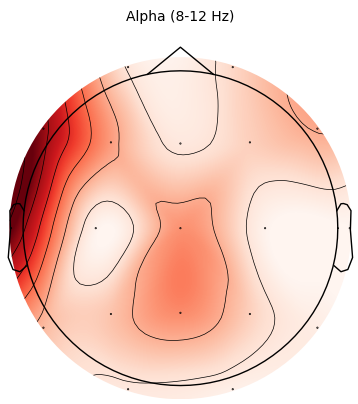
#> input picture report/images/topomap_alpha_colored.png, 358 x 404 px
$ python -i Topomap_analysis.py   (imports and definitions only)   (Python 2 division)
#> lines starting #> are read from the running program, lines starting #| are printed output that depends on the picture
import cv2.dnn
from skimage.util import img_as_float
from skimage.segmentation import active_contour, mark_boundaries
import cv2
import numpy as np
from scipy.cluster.vq import kmeans, vq
from skimage.transform import resize
from matplotlib import pyplot as plt


class Topomap_analysis:

    @staticmethod
    def __load_image(image_address):
        """
        Загружает изображение с помощью OpenCV.

        :param image_address (str): Путь к изображению.

        Возвращает: numpy.ndarray: Загруженное изображение в формате BGR. Возвращает None, если изображение не найдено.
        """
        image = cv2.imread(image_address)

        if image is None:
            print("Ошибка: Не удалось загрузить изображение")
        return image

    @staticmethod
    def __crop_topomap_image(image):
        """
        Обрезает изображение, оставляя только область, содержащую топографическую карту.

        :param image (numpy.ndarray): Входное изображение (grayscale).

        Возвращает numpy.ndarray: Обрезанное изображение.
        """

        # Инициализация границ топографической карты (значения подобраны так, чтобы уменьшить график только до рабочей области)
        Y_MAX, X_MAX = 440, 470
        Y_MIN, X_MIN = 60, 110

        # Обрезка изображения
        return image[Y_MIN:Y_MAX, X_MIN:X_MAX]

    @staticmethod
    def show_inactive_area(image_addr):
        """
        Вычисляет и отображает площадь неактивной (темной) области на топографической карте.

        :param image_addr : Путь к изображению топографической карты.
        """

        # Обрезание картинки, чтобы оптимизировать предобработку
        img = Topomap_analysis.__load_image(image_addr)

        gray_img = cv2.cvtColor(img, cv2.COLOR_BGR2GRAY)

        cropped_image = Topomap_analysis.__crop_topomap_image(gray_img)

        # Создание маски для того, чтобы убрать белый фон
        _, threshold_mask = cv2.threshold(cropped_image, 254, 255, cv2.THRESH_BINARY_INV)

        thresholded_img = cropped_image.copy()

        # Наложение маски на изображение
        thresholded_img[threshold_mask == 0] = 0

        _, thresholded_img = cv2.threshold(thresholded_img, 235, 255, cv2.THRESH_BINARY)

        # Нахождение контура
        contours, hierarchy = cv2.findContours(thresholded_img, cv2.RETR_EXTERNAL, cv2.CHAIN_APPROX_SIMPLE)

        largest_contour = max(contours, key=cv2.contourArea)

        # Вычисление площади
        area = cv2.contourArea(largest_contour)
        print(f"Площадь неактивной области: {area} пикселей")

        # Рисование контура на изображении
        img_with_contour = cv2.cvtColor(thresholded_img, cv2.COLOR_GRAY2BGR)
        cv2.drawContours(img_with_contour, [largest_contour], -1, (0, 255, 0), 1)

        cv2.imshow("Контур", img_with_contour)
        cv2.waitKey(0)

        # return area

>>> import cv2
>>> picture = cv2.imread('../../report/images/topomap_alpha_colored.png', cv2.IMREAD_GRAYSCALE)
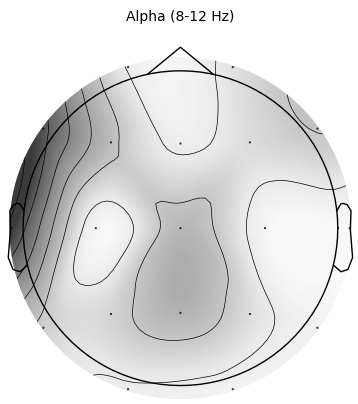
#> picture: shape (404, 358); min 0, max 255, mean 221.4
#> (the run stopped early here; a loop or call above may not have finished)

$ run again, on report/images/topomap_beta_colored.png
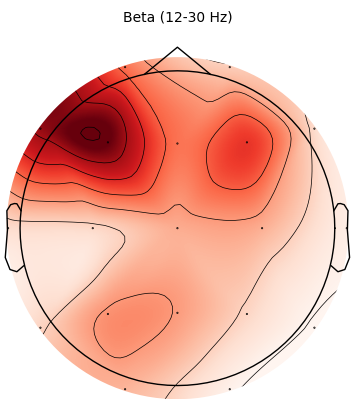
#> input picture report/images/topomap_beta_colored.png, 357 x 409 px
#> `picture = cv2.imread('../../report/images/topomap_alpha_colored.png', ..`:
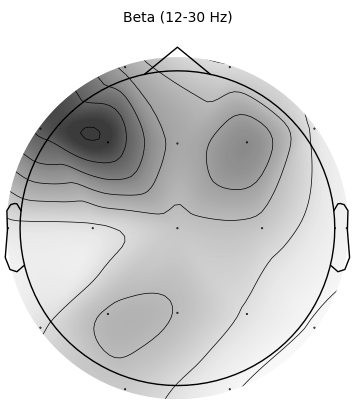
#> picture: shape (409, 357); min 0, max 255, mean 209.5

$ run again, on report/images/topomap_delta_colored.png
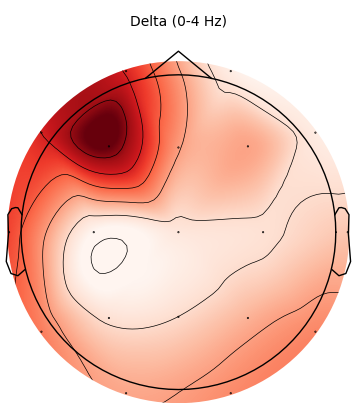
#> input picture report/images/topomap_delta_colored.png, 358 x 412 px
#> `picture = cv2.imread('../../report/images/topomap_alpha_colored.png', ..`:
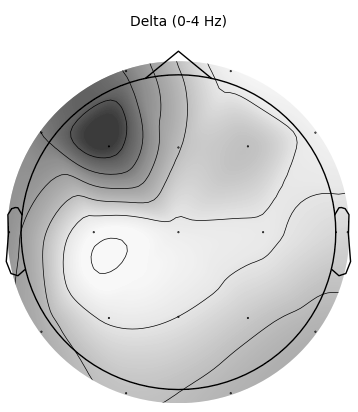
#> picture: shape (412, 358); min 0, max 255, mean 214.6

$ run again, on report/images/topomap_gamma_colored.png
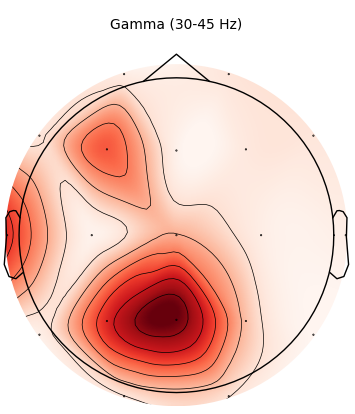
#> input picture report/images/topomap_gamma_colored.png, 355 x 414 px
#> `picture = cv2.imread('../../report/images/topomap_alpha_colored.png', ..`:
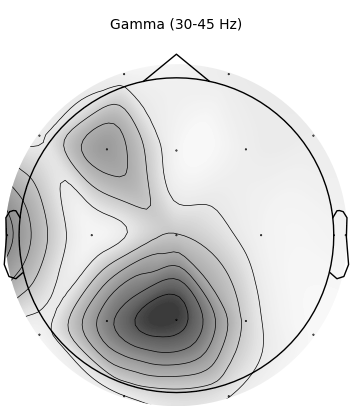
#> picture: shape (414, 355); min 0, max 255, mean 219.3
